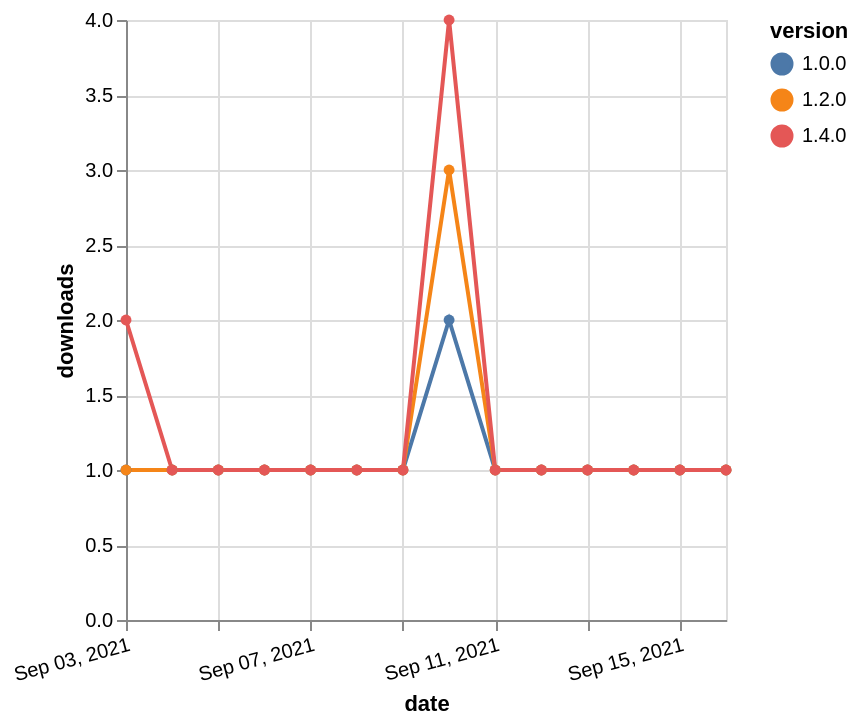

Source (Vega-Lite JSON):
### Vega-Lite specification from a JSON file in a GitHub repository (floating-point values rounded to 4 significant figures)
{"$schema": "https://vega.github.io/schema/vega-lite/v5.json", "description": "A simple bar chart with embedded data.", "data": {"values": [{"date": "2021-09-03", "total": 158, "delta": 1, "version": "1.0.0"}, {"date": "2021-09-04", "total": 159, "delta": 1, "version": "1.0.0"}, {"date": "2021-09-05", "total": 160, "delta": 1, "version": "1.0.0"}, {"date": "2021-09-06", "total": 161, "delta": 1, "version": "1.0.0"}, {"date": "2021-09-07", "total": 162, "delta": 1, "version": "1.0.0"}, {"date": "2021-09-08", "total": 163, "delta": 1, "version": "1.0.0"}, {"date": "2021-09-09", "total": 164, "delta": 1, "version": "1.0.0"}, {"date": "2021-09-10", "total": 166, "delta": 2, "version": "1.0.0"}, {"date": "2021-09-11", "total": 167, "delta": 1, "version": "1.0.0"}, {"date": "2021-09-12", "total": 168, "delta": 1, "version": "1.0.0"}, {"date": "2021-09-13", "total": 169, "delta": 1, "version": "1.0.0"}, {"date": "2021-09-14", "total": 170, "delta": 1, "version": "1.0.0"}, {"date": "2021-09-15", "total": 171, "delta": 1, "version": "1.0.0"}, {"date": "2021-09-16", "total": 172, "delta": 1, "version": "1.0.0"}, {"date": "2021-09-03", "total": 182, "delta": 1, "version": "1.2.0"}, {"date": "2021-09-04", "total": 183, "delta": 1, "version": "1.2.0"}, {"date": "2021-09-05", "total": 184, "delta": 1, "version": "1.2.0"}, {"date": "2021-09-06", "total": 185, "delta": 1, "version": "1.2.0"}, {"date": "2021-09-07", "total": 186, "delta": 1, "version": "1.2.0"}, {"date": "2021-09-08", "total": 187, "delta": 1, "version": "1.2.0"}, {"date": "2021-09-09", "total": 188, "delta": 1, "version": "1.2.0"}, {"date": "2021-09-10", "total": 191, "delta": 3, "version": "1.2.0"}, {"date": "2021-09-11", "total": 192, "delta": 1, "version": "1.2.0"}, {"date": "2021-09-12", "total": 193, "delta": 1, "version": "1.2.0"}, {"date": "2021-09-13", "total": 194, "delta": 1, "version": "1.2.0"}, {"date": "2021-09-14", "total": 195, "delta": 1, "version": "1.2.0"}, {"date": "2021-09-15", "total": 196, "delta": 1, "version": "1.2.0"}, {"date": "2021-09-16", "total": 197, "delta": 1, "version": "1.2.0"}, {"date": "2021-09-03", "total": 123, "delta": 2, "version": "1.4.0"}, {"date": "2021-09-04", "total": 124, "delta": 1, "version": "1.4.0"}, {"date": "2021-09-05", "total": 125, "delta": 1, "version": "1.4.0"}, {"date": "2021-09-06", "total": 126, "delta": 1, "version": "1.4.0"}, {"date": "2021-09-07", "total": 127, "delta": 1, "version": "1.4.0"}, {"date": "2021-09-08", "total": 128, "delta": 1, "version": "1.4.0"}, {"date": "2021-09-09", "total": 129, "delta": 1, "version": "1.4.0"}, {"date": "2021-09-10", "total": 133, "delta": 4, "version": "1.4.0"}, {"date": "2021-09-11", "total": 134, "delta": 1, "version": "1.4.0"}, {"date": "2021-09-12", "total": 135, "delta": 1, "version": "1.4.0"}, {"date": "2021-09-13", "total": 136, "delta": 1, "version": "1.4.0"}, {"date": "2021-09-14", "total": 137, "delta": 1, "version": "1.4.0"}, {"date": "2021-09-15", "total": 138, "delta": 1, "version": "1.4.0"}, {"date": "2021-09-16", "total": 139, "delta": 1, "version": "1.4.0"}]}, "width": "container", "mark": {"type": "line", "point": {"filled": true}}, "encoding": {"x": {"field": "date", "type": "temporal", "timeUnit": "yearmonthdate", "title": "date", "axis": {"labelAngle": -15}}, "y": {"field": "delta", "type": "quantitative", "title": "downloads"}, "color": {"field": "version", "type": "nominal"}, "tooltip": {"field": "delta"}}}
